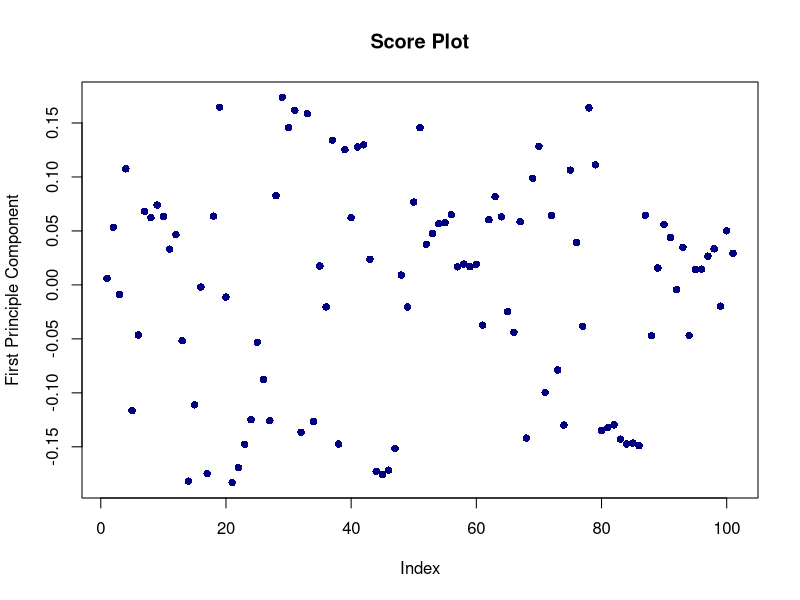

Source code (R): (Note: this script raises an error after producing the figure.)
data <- read.csv("Labs/Lab02/communities.csv")

# Task 1

data_scale <- data.frame(scale(data[,-101]))

data_scale$ViolentCrimesPerPop <- data$ViolentCrimesPerPop

cov_matrix <- cov(data_scale)

eig <- eigen(cov_matrix)

counter <- which(cumsum(eig$values/sum(eig$values) * 100) >= 95)
counter[1]

prop_var <- sprintf("%2.3f", eig$values/sum(eig$values)*100)
prop_var[c(1:2)]

# Task 2

pca <- princomp(data_scale)

plot(pca$loadings[,1], main = "Score Plot", pch = 16, col = "navy", ylab = "First Principle Component")

df_scores <- data.frame(pca$scores[,1:2])

df_scores$ViolentCrimesPerPop <- data$ViolentCrimesPerPop

ggplot(data = df_scores, aes(x=Comp.1, y=Comp.2, color = ViolentCrimesPerPop)) + geom_point() +
  labs(title("PC Scores of PC1 & PC2")) + xlab("PC1") + ylab("PC2")
  #guides(color=guide_legend("Violent Crimes Per 100K Population"))

# Task 3

n=dim(data)[1]
set.seed(12345) 
id=sample(1:n, floor(n*0.5)) 
train=data.frame(data[id,])
test=data.frame(data[-id,])

mean_train <- numeric(ncol(train))
sd_train <- numeric(ncol(train))

for(i in 1:ncol(train)){
  mean_train[i] <- mean(train[,i])
  sd_train[i] <- sd(train[,i])
}

train <- data.frame(scale(train))

test_new <- data.frame(matrix(nrow = nrow(test), ncol = ncol(test)))

for(i in 1:ncol(train)){
  test_new[,i] <- (test[,i] - mean_train[i])/sd_train[i]
}

test <- as.data.frame(test_new)
colnames(test) <- colnames(train)

lrm <- lm(ViolentCrimesPerPop~., data = train)

# summary(lrm)

train_mse <- mean((train$ViolentCrimesPerPop-predict(lrm))^2)
test_mse <- mean((test$ViolentCrimesPerPop-predict(lrm,test))^2)

# Task 4 

my_cost <- function(beta,input_data){
  X <- as.matrix(input_data[,101])
  Y <- as.matrix(input_data[,-101])
  
  cost <- mean((X - Y%*%beta)^2)

  return(cost)
}

k <- 0
mse_train <- list()
mse_test <- list()

my_function <- function(beta,train_data = train,test_data = test){
  .GlobalEnv$k = .GlobalEnv$k+1
  .GlobalEnv$mse_train[[k]] = my_cost(beta,train_data)
  .GlobalEnv$mse_test[[k]] = my_cost(beta,test_data)
  return(x)
} 

optimal <- optim( par = rep(0,100), fn = my_function, method = "BFGS")

# plot(2000:k, MSE_train[2000:k], col="blue", type="l", ylim = c(0,0.7))
# lines(2000:k, MSE_test[2000:k], col="red")


















